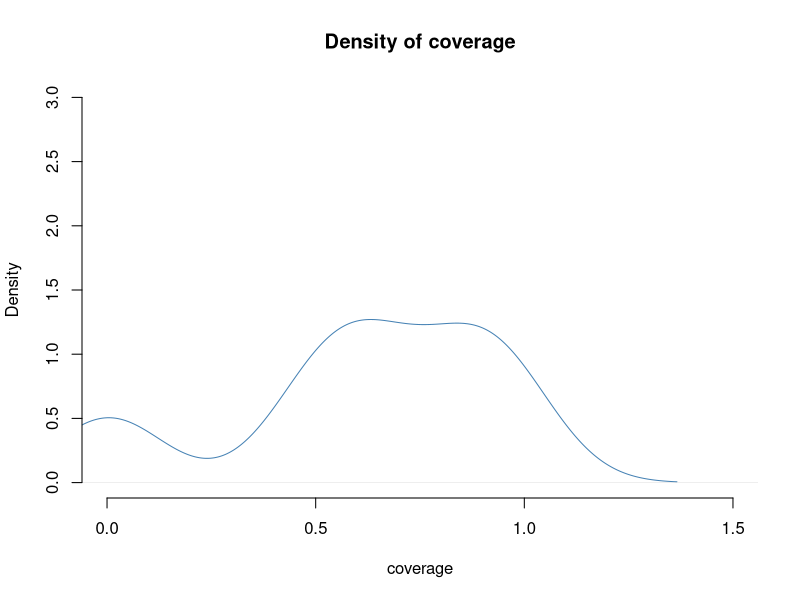
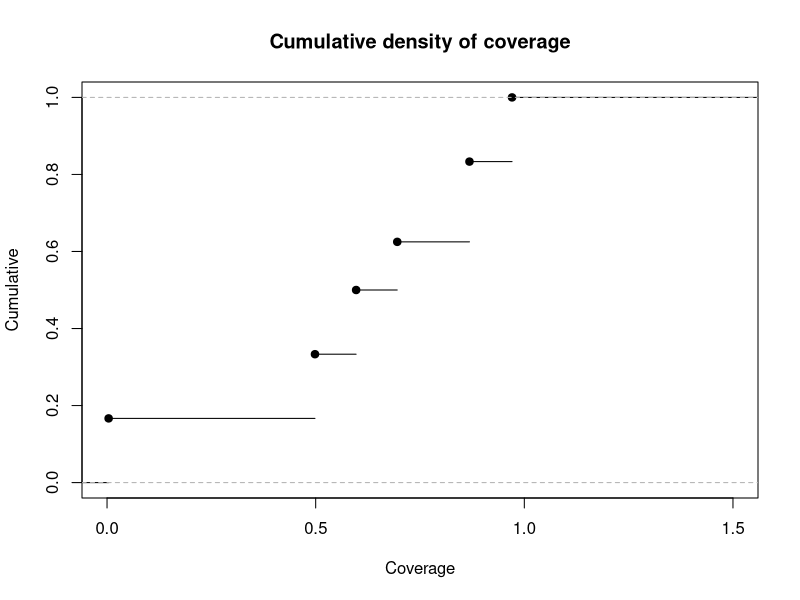
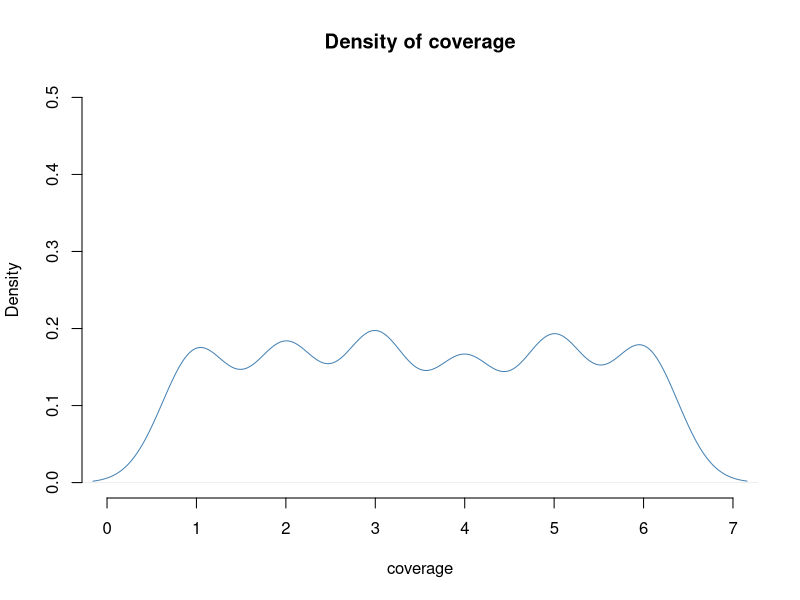
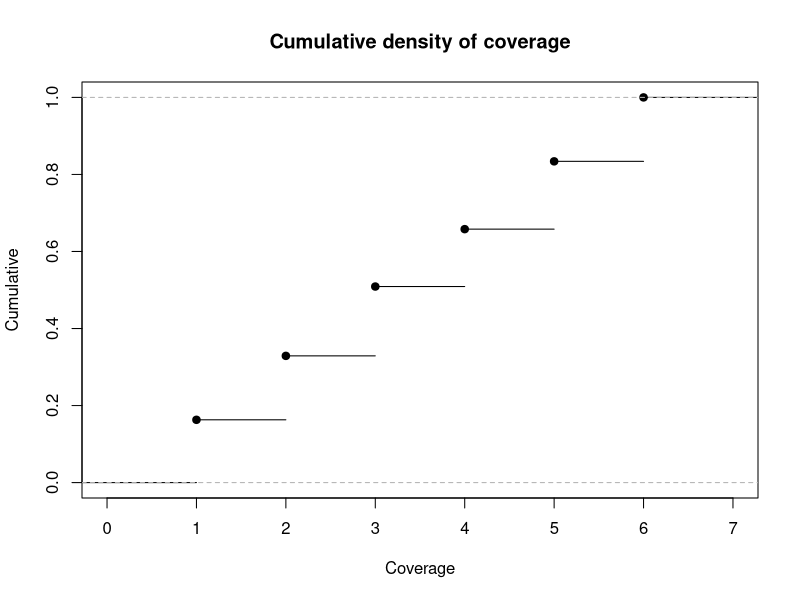

Reproduce these figures in R, in order. (Note: this script raises an error after producing the figures.)

#input the seq and mutation
seq0 <- c(1,2,3,4)
mutation0 <- c(0,0,10,10)


#input the distance matrix
c1 <- c(0,20,5,7)
c2 <- c(20,0,3,6)
c3 <- c(5,3,0,1)
c4 <- c(7,6,1,0)
distance0 <- rbind(c1,c2,c3,c4)


#calculate the WAP
#1,3,4
m1=0
m3=10
m4=10

n1=m1^3/(2^3+m1^3)
n3=m3^3/(2^3+m3^3)
n4=m4^3/(2^3+m4^3)


d13=distance0[1,3]
d14=distance0[1,4]
d34=distance0[3,4]


#constant
t=6

#calculate wap for each pair
wap13=n1*n3*exp(-d13^2/2/t^2)
wap14=n1*n4*exp(-d14^2/2/t^2)
wap34=n3*n4*exp(-d34^2/2/t^2)

wap = wap13+wap14+wap34


getWAP <- function(d0){
  #d0, a vector contains the distance
  t=6
  #calculate wap for each pair
  wap13=n1*n3*exp(-d0[1]^2/2/t^2)
  wap14=n1*n4*exp(-d0[2]^2/2/t^2)
  wap34=n3*n4*exp(-d0[3]^2/2/t^2)
  wap = wap13+wap14+wap34
  return(wap)
}




#change the postion of mutation while keep the mutation number in each postion
n <- 24
wap_sample <- list()
for (i in 1:n){
  sample0 <- sample(seq0, 3, replace = FALSE, prob = NULL)
  print(sample0)
  combine0 <- combn(sample0, 2) #get the random combine of the postions with mutation
  ss <- vector()
  for (j in 1:ncol(combine0)){
    ss[j] = distance0[combine0[,j][1],combine0[,j][2]] # get the ditance based on the index
  }
  
  wap_sample[[i]] <-getWAP(ss)
  
  }


#calculate the p value
wap_dis <- unlist(wap_sample)
min(wap_dis)
max(wap_dis)


plot(density(wap_dis), frame = FALSE, col = "steelblue",
     main = "Density of coverage",
     xlim=c(0, 1.5),
     ylim=c(0,3),
     xlab="coverage",
     ylab="Density")


plot(ecdf(wap_dis),
     main = "Cumulative density of coverage",
     xlim=c(0, 1.5),
     ylim=c(0,1),
     xlab="Coverage",
     ylab="Cumulative")

n <- 1000
seq0 <- c(1,2,3,4,5,6)
wap_sample <- list()
for (i in 1:n){
  sample0 <- sample(seq0, 1, replace = FALSE, prob = NULL)
  wap_sample[[i]] <-  sample0
}
wap_dis <- unlist(wap_sample)

plot(density(wap_dis), frame = FALSE, col = "steelblue",
     main = "Density of coverage",
     xlim=c(0, 7),
     ylim=c(0,0.5),
     xlab="coverage",
     ylab="Density")


plot(ecdf(wap_dis),
     main = "Cumulative density of coverage",
     xlim=c(0, 7),
     ylim=c(0,1),
     xlab="Coverage",
     ylab="Cumulative")


#  A C  5
#  A C  5
#  A B  7
#  C B  8
#  E D  0
#  A A  4
S1 <- c('A','A','A','C','E','A')
S2 <- c('C','C','B','B','D','A')
S3 <- c(5,5,7,8,0,4)

links <- data_frame(from = S1, to = S2, weight = S3)
g <- graph_from_data_frame(d = links, directed = FALSE)
plot(g)
  # library(networkD3)
  # simpleNetwork(links, fontSize = 18, opacity = 1, zoom = TRUE,fontFamily = "sans-serif")
  # split the graph into subgraph and get the unique cluster
  # calculate the closeness centrality for each clust
dg <- decompose.graph(g)
detail_mutant_position0 <- list()
position_combine <- vector()
for (i in seq_along(dg)) {
    clust2 <- dg[[i]][1]
    detail_mutant_position0[[i]] <- names(clust2)
    position_combine[i] <- paste0(names(clust2), collapse = ";")
  }
  
  
closeness0 <- list()
cluster_closeness <- vector()
max_closeness <- vector()
dg <- decompose.graph(g)




#how to calculate the closeness residual
closeness.residual = function (graph, vids = V(graph), mode = c("all", "out", "in"), 
          weights = NULL) 
{
  .cs.checkPreconditions(graph)
  vids <- .cs.as.igraph.vs(graph, vids)
  res <- double()
  sp <- shortest.paths(graph, v = V(graph), mode = mode[1], 
                       weights = weights)
  for (v in V(graph)[vids]) {
    res <- append(res, sum(1/(2^sp[v, ])))
  }
  if (getIgraphOpt("add.vertex.names") && is.named(graph)) {
    names(res) <- V(graph)$name[vids]
  }
  res
}


g <- graph(c(1,2,2,3,3,4,4,2))
plot(g)
closeness.residual(g,mode = 'all')

g <- graph(c(1,2,2,3,3,4,4,2,2,5,2,6,7,8))
plot(g)
closeness.residual(g)
sp <- shortest.paths(g, v = V(g))
sp[1,]

g <- graph(c('A','B','A','E'))
weight0 <- c(10,2)

plot(g)
closeness.residual(g, weights = weight0)
sp <- shortest.paths(g, v = V(g), weights = weight0)
sp[1,]
1+1/(2^10)+1/(2^2)
